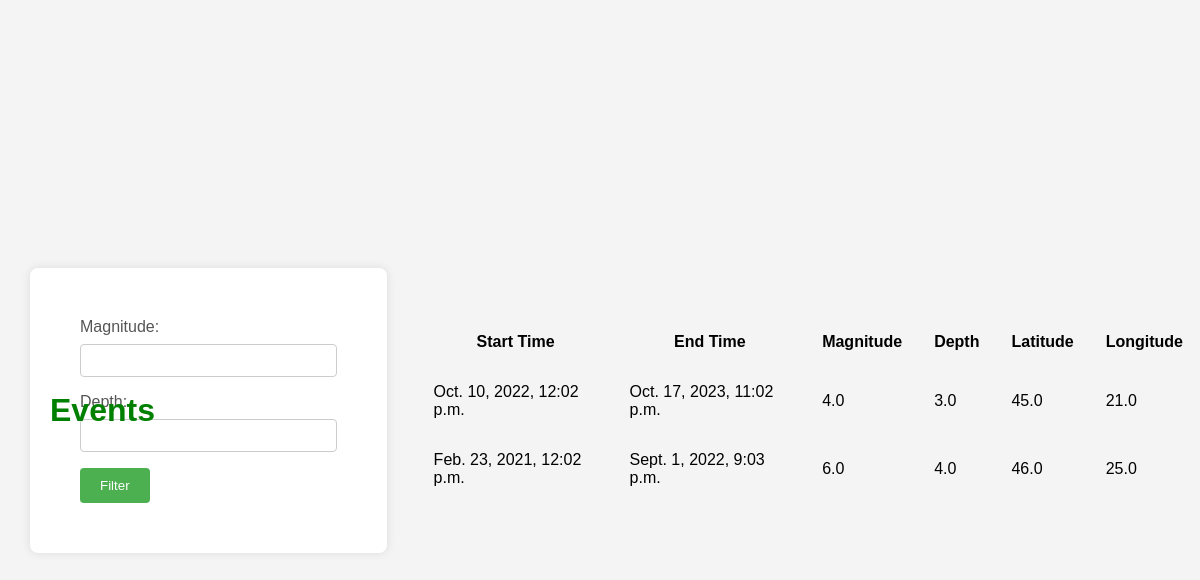
The app's page /events with its own data.
### earthquake_app/models.py (models this page shows)
class Event(models.Model):
    start_time = models.DateTimeField()
    end_time = models.DateTimeField()
    magnitude = models.FloatField()
    depth = models.FloatField()
    latitude = models.FloatField()
    longitude = models.FloatField()

### earthquake_app/views.py (the view)
# urls.py: path('events', views.show_events, name='show_events'),
def show_events(request):
    magnitude_filter = request.GET.get('magnitude')
    depth_filter = request.GET.get('depth')
    filtered_events = Event.objects.all()
    if magnitude_filter:
        filtered_events = filtered_events.filter(magnitude=magnitude_filter)
    if depth_filter:
        filtered_events = filtered_events.filter(depth=depth_filter)
    return render(request, 'earthquake_app/show_events.html', {'events': filtered_events})

### earthquake_app/templates/earthquake_app/show_events.html (shortened to what this page needs)
{% load static %}
<!DOCTYPE html>
<html lang="en">
<head>
  <link rel="stylesheet" href="{% static 'earthquake_app/styles.css' %}">
</head>
<body>
  {% block content %}
  <h1 style="left:50px; ">Events</h1>
  <form method="get" action="{% url 'earthquake_app:show_events' %}" style="margin:30px">
    <label for="magnitude">Magnitude:</label>
    <input type="number" name="magnitude" step="0.1">
    <label for="magnitude">Depth:</label>
    <input type="number" name="depth" step="0.1">
    <button type="submit">Filter</button>
  </form>
  <table>
    <thead>
      <tr>
        <th>Start Time</th>
        <th>End Time</th>
        <th>Magnitude</th>
        <th>Depth</th>
        <th>Latitude</th>
        <th>Longitude</th>
      </tr>
    </thead>
    <tbody>
      {% for event in events %}
        <tr>
          <td>{{ event.start_time }}</td>
          <td>{{ event.end_time }}</td>
          <td>{{ event.magnitude }}</td>
          <td>{{ event.depth }}</td>
          <td>{{ event.latitude }}</td>
          <td>{{ event.longitude }}</td>
        </tr>
      {% endfor %}
    </tbody>
  </table>
{% endblock %}
</body>
</html>

### earthquake_app/static/earthquake_app/styles.css (style rules this page uses)
body { font-family: 'Arial', sans-serif; background-color: #f4f4f4; margin: 0; padding-top: 10px; display: flex; justify-content: center; align-items: center; height: 100vh; }
form { background-color: #fff; padding: 50px; border-radius: 8px; box-shadow: 0 0 10px rgba(0, 0, 0, 0.1); }
h1 { position: absolute; left: 200px; text-align: left; color: green; }
label { display: block; margin-bottom: 8px; color: #555; }
input, select { width: 100%; padding: 8px; margin-bottom: 16px; box-sizing: border-box; border: 1px solid #ccc; border-radius: 4px; }
button { background-color: #4caf50; color: #fff; padding: 10px 20px; border: none; border-radius: 4px; cursor: pointer; }
th, td { padding: 15px; }

### records on screen
Event: start_time "Oct. 10, 2022, 12:02 p.m.", end_time "Oct. 17, 2023, 11:02 p.m.", magnitude "4.0", depth "3.0", latitude "45.0", longitude "21.0"
Event: start_time "Feb. 23, 2021, 12:02 p.m.", end_time "Sept. 1, 2022, 9:03 p.m.", magnitude "6.0", depth "4.0", latitude "46.0", longitude "25.0"
